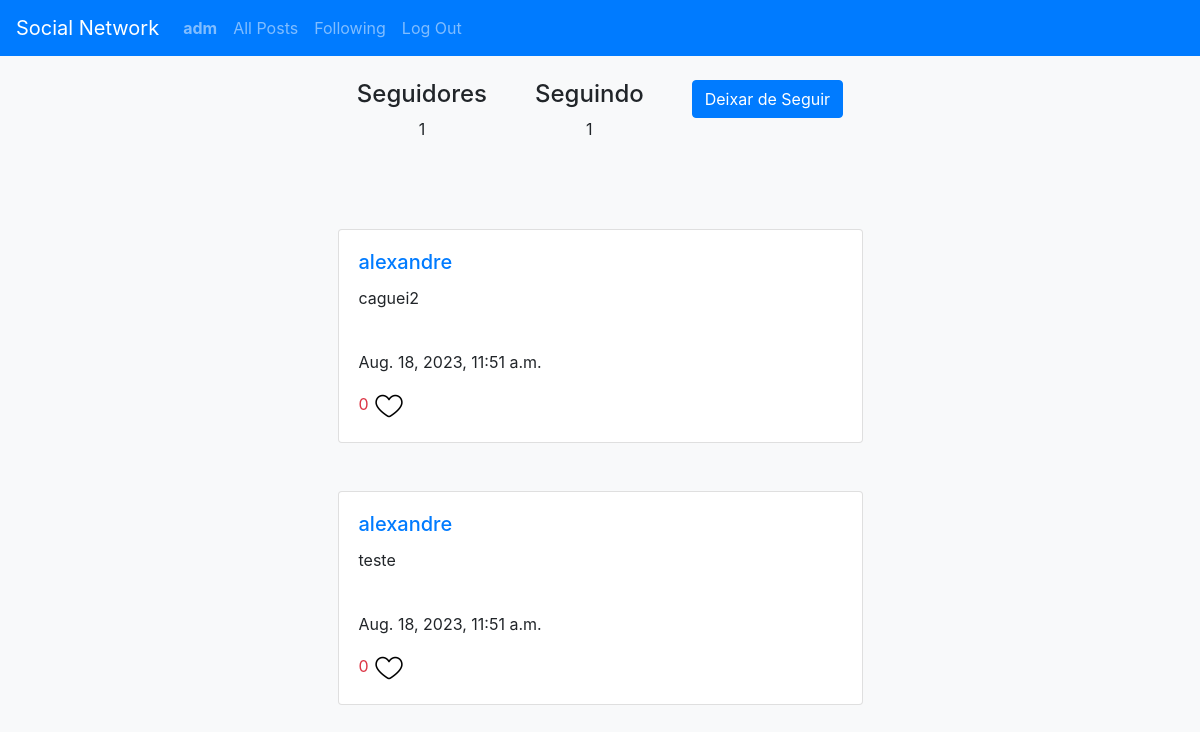
/perfil/alexandre (signed in), run on an earlier commit of the app's database.
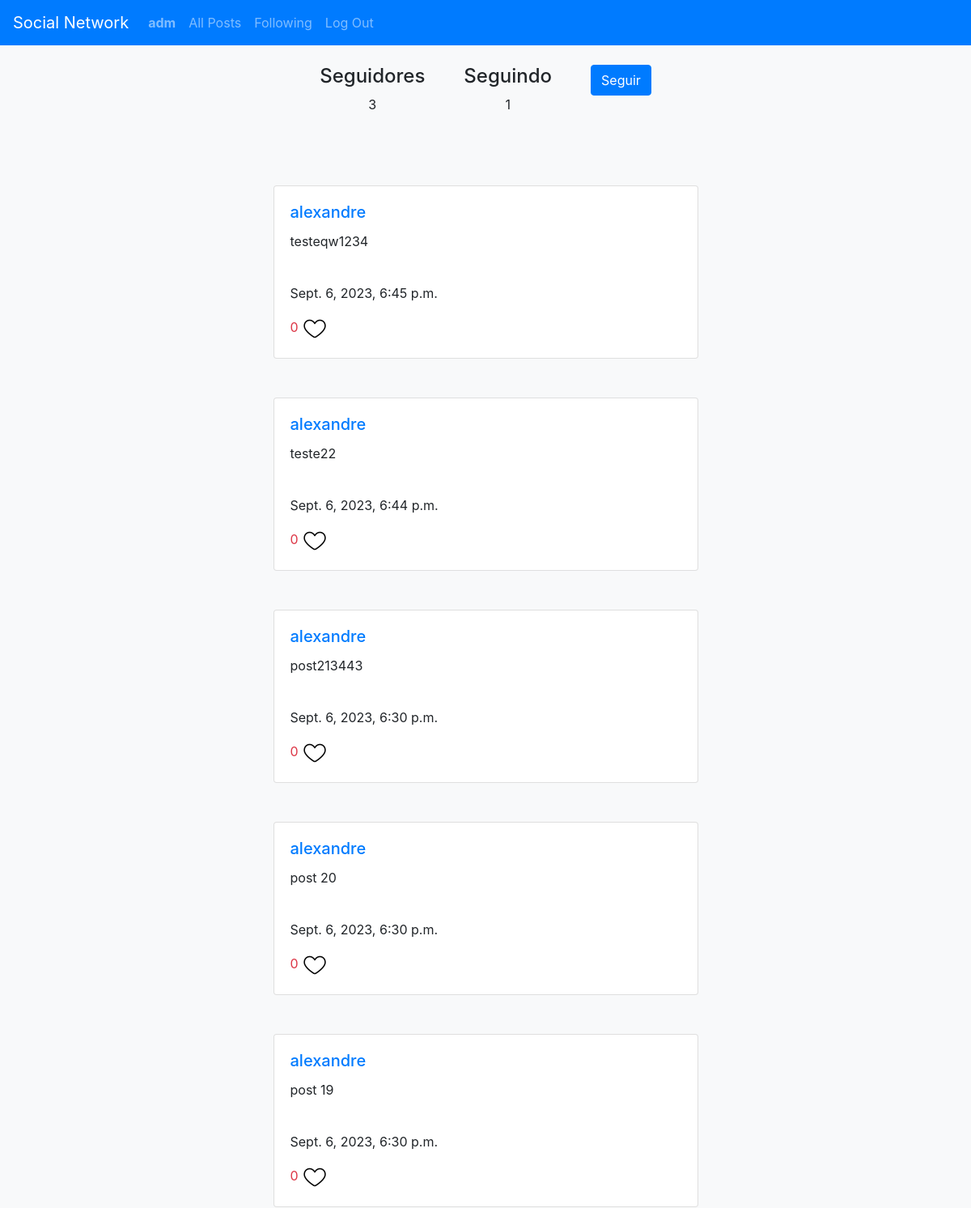
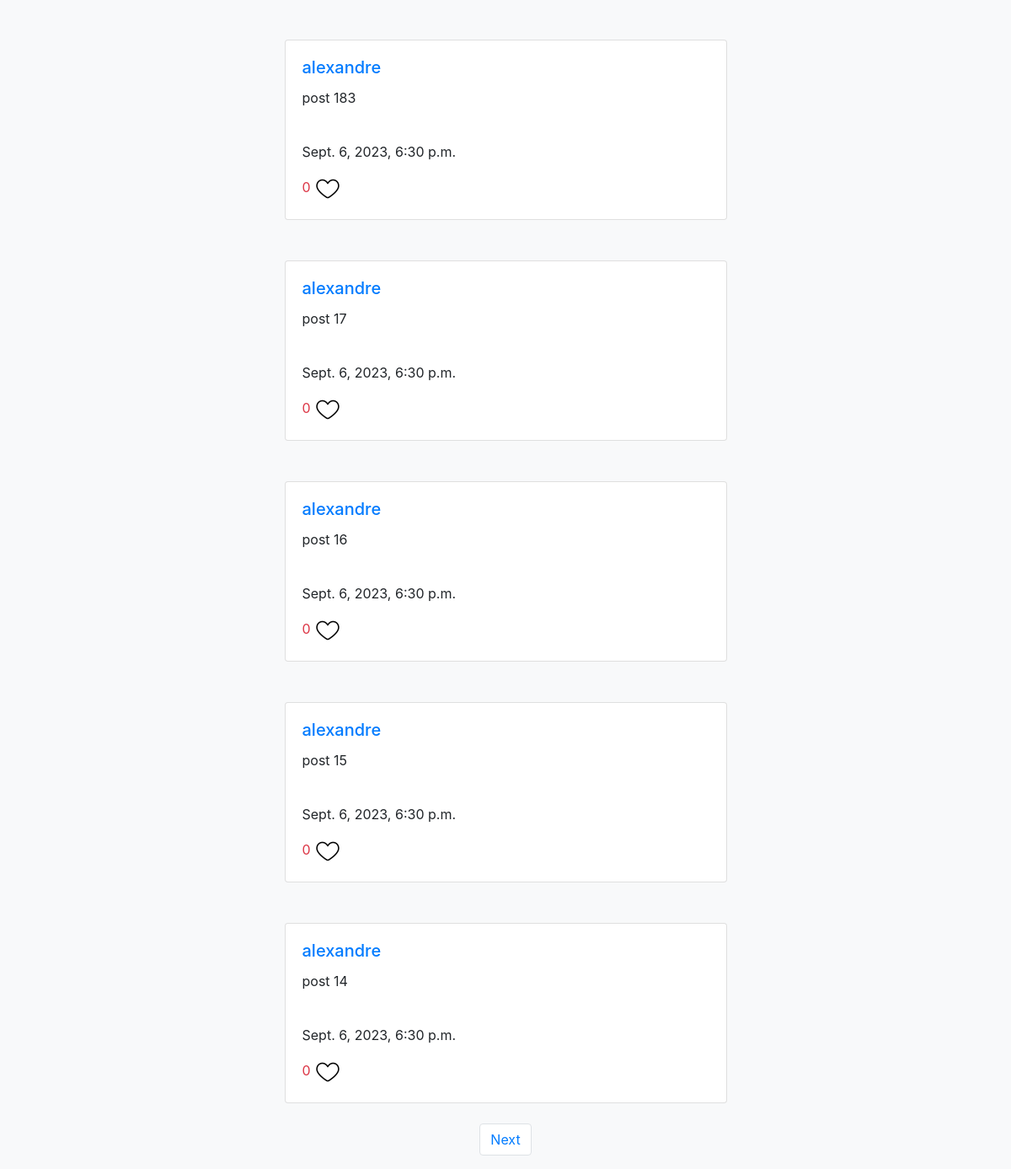
And on a later commit of the database (2 pictures, top to bottom).
### network/models.py (models this page shows, shortened)
class User(AbstractUser):
    pass
    followers = models.ManyToManyField('self', symmetrical=False, related_name='following')

class Post(models.Model):
    user = models.ForeignKey(User, on_delete=models.CASCADE)
    content = models.TextField()
    created_at = models.DateTimeField(auto_now_add=True)
    liked_by = models.ManyToManyField(User, related_name='liked_posts')

### network/views.py (the view)
# urls.py: path("perfil/<str:user_perfil>", views.perfil, name="perfil"),
@login_required
def perfil(request,user_perfil):
    user_request = User.objects.get(username = request.user)
    user_perfil = User.objects.get(username = user_perfil)
    len_followers = len(user_perfil.followers.all())
    len_following = len(user_perfil.following.all())
    followers = user_perfil.followers.all()
    is_following = user_request in followers
    posts = Post.objects.filter(user = user_perfil).order_by('-id')
    paginator = Paginator(posts,10)
    page = request.GET.get('pagina')
    posts_paginados = paginator.get_page(page)
    user_perfil_request_user = str(request.user) == str(user_perfil)
    context = {
        'posts':posts_paginados,
        'len_followers':len_followers,
        'len_following':len_following,
        'user_perfil_request_user':user_perfil_request_user,
        'is_following':is_following
    }
    return render(request,'network/perfil.html',context)

### network/templatetags/custom_tags.py (called while the page is built)
@register.simple_tag
def numberLike(id_post):
    post = Post.objects.get(id=id_post)
    numberLike = len(post.liked_by.all())
    return numberLike

@register.filter
def like(liker_id,post_id):
    liker = User.objects.get(id=liker_id)
    post = Post.objects.get(id=post_id)
    if liker in post.liked_by.all():
        return True
    else:
        return False

### network/templates/network/perfil.html (shortened to what this page needs)
{% extends "network/layout.html" %}
{% block body %}
    <div class="container">
        <div class="d-flex justify-content-center">
        <div class="d-flex flex-column align-items-center m-4">
            <h4>Seguidores</h4>
            <p>{{len_followers}}</p>
        </div>
        <div class="d-flex flex-column align-items-center m-4">
            <h4>Seguindo</h4>
            <p>{{len_following}}</p>
        </div>
        <div class="d-flex flex-column align-items-center m-4">
            {% if user_perfil_request_user %}
            {% else %}
            {% if is_following %}
            <button id="followToggle"  onclick="handlerOnclickUnFollow('{{request.user}}')" class="btn btn-primary">Deixar de Seguir</button>
            {% else %}
                    <button id="button_follow"  onclick="handlerOnclickFollow('{{request.user}}')" class="btn btn-primary">Seguir</button>
            {% endif %}
            {% endif%}
        </div>
        </div>
        {% for post in posts %}
        <br><br>
        <div class="container">
          <div class="row">
            <div class="col-md-6 mx-auto">
              <div class="card">
                <div class="card-body" id={{post.id}}>
                  <a href="/perfil/{{post.user}}">
                    <h5 class="card-title">{{post.user}}</h5>
                  </a>
                  <p class="card-text" id={{post.id}}>
                    {{post.content}}
                  </p>
                  <textarea style="display: none;" class="textarea_edit" class="form-control" rows="3" cols="50" ></textarea><br>
                  <p class="card-text">{{post.created_at}}</p>
                  <p class="card-text">
                    <span class="text-danger">
                      <span id="numberlikes{{post.id}}">
                        {% load custom_tags %}
                        {% numberLike post.id %}
                      </span>
                      {% if user.is_authenticated %}
                      {% if request.user.id|like:post.id %}
                      {% load static %}
                      {% else %}
                      {% load static %}
                      <img id="likebtn" onclick="handlerOnclickLike(this, '{{request.user.id}}', '{{post.id}}')"
                        src="{% static 'network/img/dislike.png' %}" width="32px">
                      {% endif %}
                      {% endif %}
                  </p>
                </div>
              </div>
            </div>
          </div>
        </div>
        {% endfor %}
      <br>
<div class="d-flex justify-content-center">
<nav aria-label="Page navigation example">
  <ul class="pagination">
    {% if posts.has_next %}
    <li class="page-item"><a class="page-link" href="?pagina={{ posts.next_page_number }}">Next</a></li>
    {% endif %}
  </ul>
</nav>
</div>
    </div>
{% endblock %}

### network/templates/network/layout.html (shortened to what this page needs)
{% load static %}
<!DOCTYPE html>
<html lang="en">
    <head>
        <link rel="stylesheet" href="https://stackpath.bootstrapcdn.com/bootstrap/4.4.1/css/bootstrap.min.css">
        <link href="{% static 'network/styles.css' %}" rel="stylesheet">
    </head>
    <body class="bg-light">
        <nav class="navbar navbar-expand-lg navbar-dark bg-primary">
            <a class="navbar-brand" href="#">Social Network</a>
            <div>
              <ul class="navbar-nav mr-auto">
                {% if user.is_authenticated %}
                    <li class="nav-item">
                        <a class="nav-link" href="{% url 'perfil' user.username %}"><strong>{{ user.username }}</strong></a>
                    </li>
                {% endif %}
                {% if user.is_authenticated %}
                <li class="nav-item">
                  <a class="nav-link" href="{% url 'index' %}">All Posts</a>
                </li>
                {% endif %}
                {% if user.is_authenticated %}
                    <li class="nav-item">
                        <a class="nav-link" href="{% url 'following' %}">Following</a>
                    </li>
                    <li class="nav-item">
                        <a class="nav-link" href="{% url 'logout' %}">Log Out</a>
                    </li>
                {% endif %}
              </ul>
            </div>
          </nav>
        <div class="body">
            {% block body %}
            {% endblock %}
        </div>
    </body>
</html>

### network/static/network/styles.css (style rules this page uses)
body { background-color: black; }

What changed in the data, as far as the page shows it:
removed Post: user "alexandre", content "caguei2", created_at "Aug. 18, 2023, 11:51 a.m.", id "0"
removed Post: user "alexandre", content "teste", created_at "Aug. 18, 2023, 11:51 a.m.", id "0"
added Post: user "alexandre", content "testeqw1234", created_at "Sept. 6, 2023, 6:45 p.m.", id "0"
added Post: user "alexandre", content "teste22", created_at "Sept. 6, 2023, 6:44 p.m.", id "0"
added Post: user "alexandre", content "post213443", created_at "Sept. 6, 2023, 6:30 p.m.", id "0"
added Post: user "alexandre", content "post 20", created_at "Sept. 6, 2023, 6:30 p.m.", id "0"
added Post: user "alexandre", content "post 19", created_at "Sept. 6, 2023, 6:30 p.m.", id "0"
added Post: user "alexandre", content "post 183", created_at "Sept. 6, 2023, 6:30 p.m.", id "0"
added Post: user "alexandre", content "post 17", created_at "Sept. 6, 2023, 6:30 p.m.", id "0"
added Post: user "alexandre", content "post 16", created_at "Sept. 6, 2023, 6:30 p.m.", id "0"
added Post: user "alexandre", content "post 15", created_at "Sept. 6, 2023, 6:30 p.m.", id "0"
added Post: user "alexandre", content "post 14", created_at "Sept. 6, 2023, 6:30 p.m.", id "0"
Also different on the page:
{{ len_followers }}: "1" → "3"
text no longer shown: "Deixar de Seguir"
text now shown: "Seguir Next"
